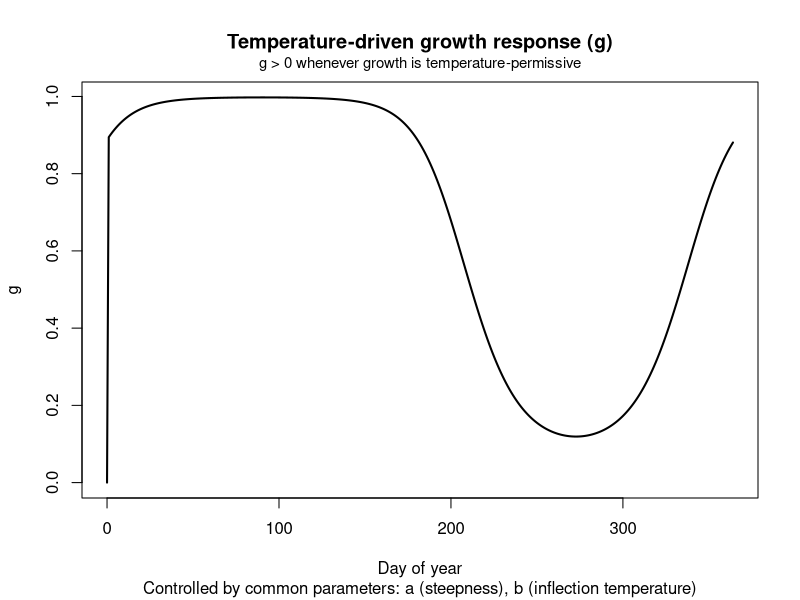
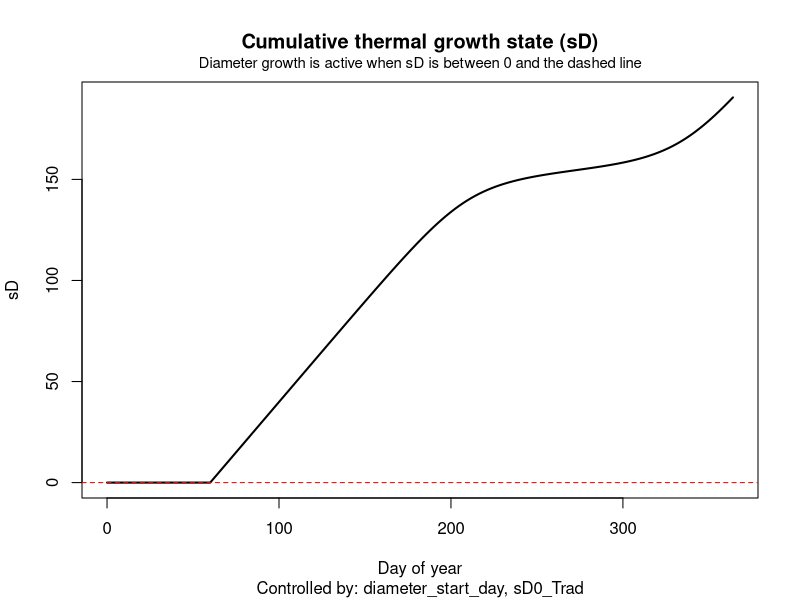
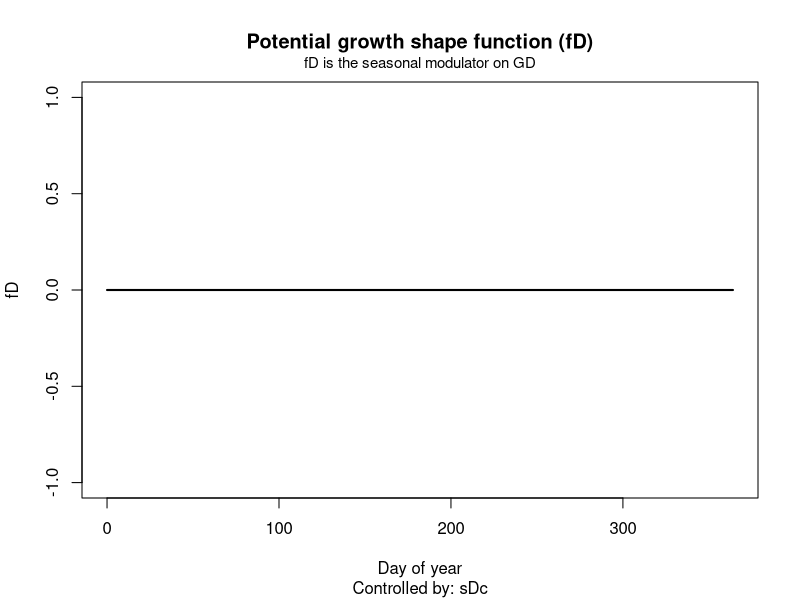
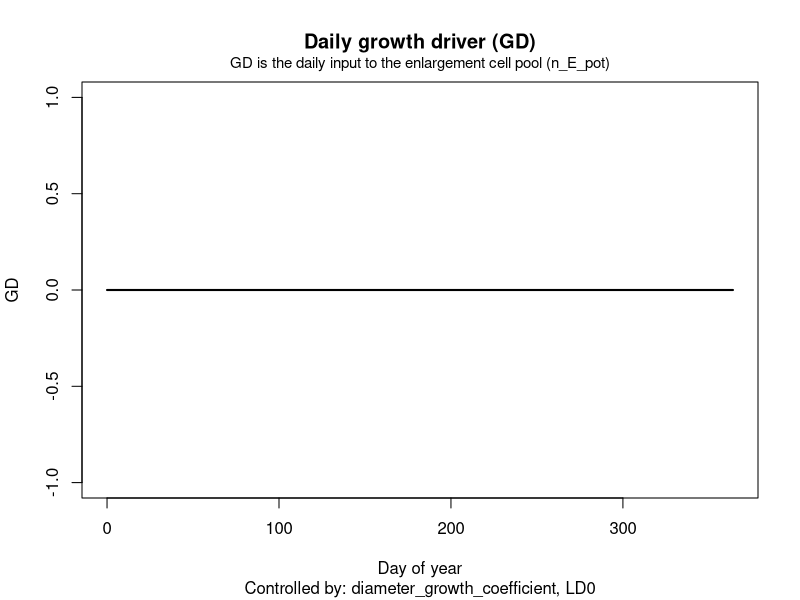
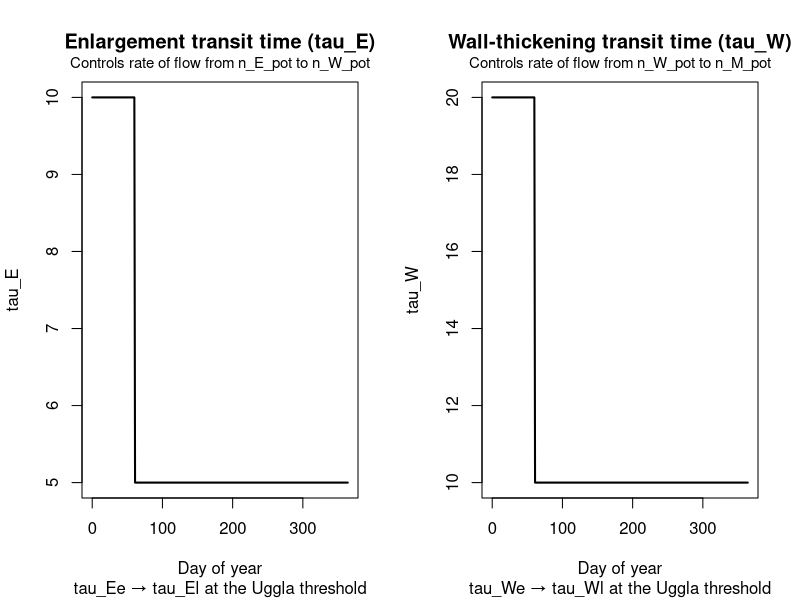
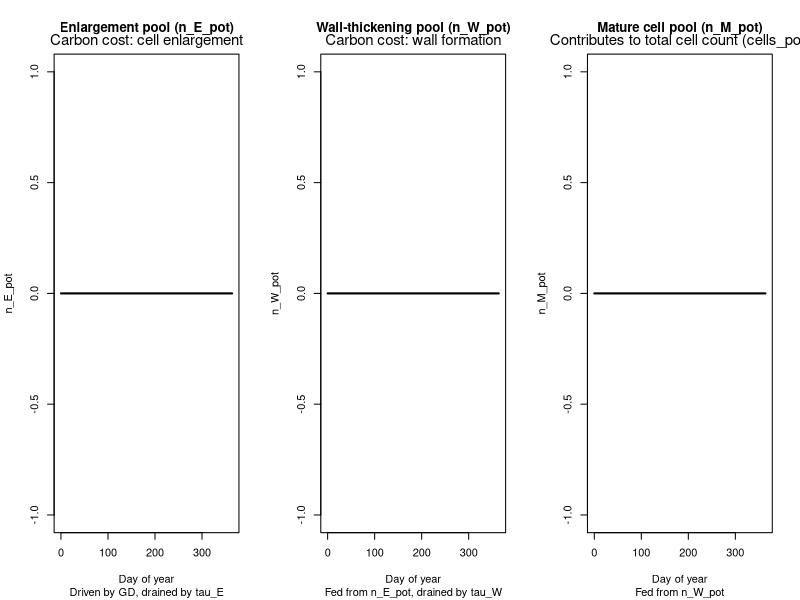
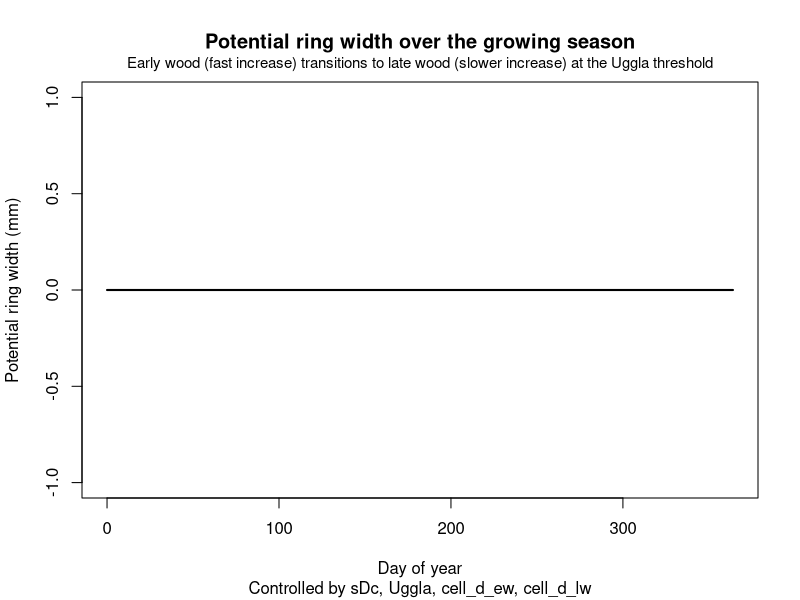

Reproduce these figures in R, in order.
## ---- chunk 1
set.seed(42)
n_days <- 365

weather <- data.frame(
  day    = 0:(n_days - 1),
  TAir   = 10 + 10 * sin(2 * pi * (1:n_days) / 365),
  PF     = pmax(0, 5 + 3 * sin(2 * pi * (1:n_days - 80) / 365)),
  GPP_ref = 6
)

parameters <- list(
  sD0_Trad           = 0,
  diameter_start_day = 60,
  sDc                = 0.02,
  LD0                = 1,
  tau_GPP            = 5,
  tau_Ee             = 10,
  tau_We             = 20,
  tau_El             = 5,
  tau_Wl             = 10,
  cell_d_ew          = 30e-6,
  cell_d_lw          = 15e-6,
  h0                 = 20
)

common <- list(
  Uggla             = 2,
  osmotic_sugar_conc = 0.5,
  gas_const         = 8.314,
  abs_zero          = 273.15,
  M_C               = 12,
  a                 = 0.4,
  b                 = 5
)

ratio <- list(
  diameter_growth_coefficient = 1,
  form_factor                 = 0.5
)

init_state <- list(
  sD              = 0,
  GD              = 0,
  g               = 0,
  fD              = 0,
  n_E_pot         = 0,
  n_W_pot         = 0,
  n_M_pot         = 0,
  tau_W           = parameters$tau_We,
  tau_E           = parameters$tau_Ee,
  ew_cells_pot_max = 0,
  pot_mm_max      = 0
)
## ---- chunk 2
grow_one_day <- function(day, weather, state, parameters, common, ratio,
                         LD_estim = TRUE, sD_estim_T_count = FALSE) {

  TAir    <- weather$TAir[day + 1]
  PF      <- weather$PF[day + 1]
  GPP_ref <- weather$GPP_ref[day + 1]

  ## Temperature-driven growth function (g)
  if (TAir > 0) {
    g <- 1 / (1 + exp(-common$a * (TAir - common$b)))
    if (g < 0) g <- 0
  } else {
    g <- 0
  }
  g_sD_T <- g

  ## Diameter state (sD)
  if (day == 0) {
    sD <- parameters$sD0_Trad
  } else if (day <= parameters$diameter_start_day) {
    sD <- state$sD
  } else {
    sD <- state$sD + g_sD_T
  }

  ## Potential diameter growth shape function (fD)
  if (sD > 0 && sD < parameters$sDc^2) {
    fD <- (parameters$sDc * sqrt(sD) - sD) / (parameters$sDc^2 / 4)
  } else {
    fD <- 0
  }

  ## Growth driver (GD)
  LD <- parameters$LD0 * ratio$diameter_growth_coefficient
  GD <- g_sD_T * fD * LD

  ## Early/late wood switch (Uggla threshold)
  if (sD < parameters$sDc^2 / common$Uggla) {
    tau_E <- parameters$tau_Ee
    tau_W <- parameters$tau_We
  } else {
    tau_E <- parameters$tau_El
    tau_W <- parameters$tau_Wl
  }

  ## Cell pools
  if (day < 1) {
    n_E_pot <- n_W_pot <- n_M_pot <- 0
  } else {
    n_E_pot <- state$n_E_pot + GD - state$n_E_pot / tau_E
    n_W_pot <- state$n_W_pot + state$n_E_pot / tau_E -
               state$n_W_pot / state$tau_W
    n_M_pot <- state$n_M_pot + state$n_W_pot / state$tau_W
  }

  ## Carbon cost of cell enlargement
  CE <- function(cell_d) {
    common$osmotic_sugar_conc * pi * (cell_d / 2)^2 * 0.00266 *
      342.296 / (common$gas_const * (TAir + common$abs_zero) * 1000) *
      12 * common$M_C / 342.296 / tau_E
  }
  CE_ew <- CE(parameters$cell_d_ew)
  CE_lw <- CE(parameters$cell_d_lw)

  n_rows <- ratio$form_factor * parameters$h0 / 0.00266 * pi * 0.175 /
            parameters$cell_d_ew

  carbon_enlargement_pot <- if (sD < parameters$sDc^2 / common$Uggla) {
    CE_ew * n_E_pot
  } else {
    CE_lw * n_E_pot
  }

  ## Wall formation carbon cost
  CW <- 1.8e-11
  wall_pot_growth <- n_rows * CW * n_W_pot

  ## Cell counts and ring width
  cells_pot <- n_W_pot + n_M_pot

  if (sD < parameters$sDc^2 / common$Uggla) {
    ew_cells_pot     <- cells_pot
    ew_cells_pot_max <- max(ew_cells_pot, state$ew_cells_pot_max)
    lw_cells_pot     <- 0
  } else {
    ew_cells_pot     <- 0
    ew_cells_pot_max <- state$ew_cells_pot_max
    lw_cells_pot     <- cells_pot - ew_cells_pot - ew_cells_pot_max
  }

  ew_width_pot <- ew_cells_pot * parameters$cell_d_ew * 1000
  lw_width_pot <- lw_cells_pot * parameters$cell_d_lw * 1000

  if (sD < parameters$sDc^2 / common$Uggla) {
    pot_mm     <- ew_width_pot
    pot_mm_max <- max(pot_mm, state$pot_mm_max)
  } else {
    pot_mm_max <- state$pot_mm_max
    pot_mm     <- lw_width_pot + pot_mm_max
  }

  list(
    sD = sD, GD = GD, g = g, fD = fD,
    n_E_pot = n_E_pot, n_W_pot = n_W_pot, n_M_pot = n_M_pot,
    tau_E = tau_E, tau_W = tau_W,
    ew_cells_pot_max = ew_cells_pot_max,
    pot_mm_max = pot_mm_max, pot_mm = pot_mm
  )
}

run_growth <- function(weather, parameters, common, ratio) {
  n_days   <- nrow(weather)
  states   <- vector("list", n_days)
  states[[1]] <- init_state
  for (d in 1:(n_days - 1)) {
    states[[d + 1]] <- grow_one_day(
      day = d, weather = weather, state = states[[d]],
      parameters = parameters, common = common, ratio = ratio
    )
  }
  states
}
## ---- chunk 3
states <- run_growth(weather = weather, parameters = parameters,
                     common = common, ratio = ratio)

output <- data.frame(
  day     = weather$day,
  g       = vapply(states, function(x) x$g,       numeric(1)),
  sD      = vapply(states, function(x) x$sD,      numeric(1)),
  fD      = vapply(states, function(x) x$fD,      numeric(1)),
  GD      = vapply(states, function(x) x$GD,      numeric(1)),
  n_E_pot = vapply(states, function(x) x$n_E_pot, numeric(1)),
  n_W_pot = vapply(states, function(x) x$n_W_pot, numeric(1)),
  n_M_pot = vapply(states, function(x) x$n_M_pot, numeric(1)),
  tau_W   = vapply(states, function(x) x$tau_W,   numeric(1)),
  tau_E   = vapply(states, function(x) x$tau_E,   numeric(1)),
  pot_mm  = vapply(states, function(x) x$pot_mm,  numeric(1)),
  TAir    = weather$TAir
)
## ---- chunk 4
plot(output$day, output$g, type = "l", lwd = 2,
     xlab = "Day of year", ylab = "g",
     main = "Temperature-driven growth response (g)")
title(sub = "Controlled by common parameters: a (steepness), b (inflection temperature)")
mtext("g > 0 whenever growth is temperature-permissive", side = 3, line = 0.5, cex = 0.9)
## ---- chunk 5
plot(output$day, output$sD, type = "l", lwd = 2,
     xlab = "Day of year", ylab = "sD",
     main = "Cumulative thermal growth state (sD)")
abline(h = parameters$sDc^2, lty = 2, col = "red")
title(sub = "Controlled by: diameter_start_day, sD0_Trad")
mtext("Diameter growth is active when sD is between 0 and the dashed line", side = 3, line = 0.5, cex = 0.9)
## ---- chunk 6
plot(output$day, output$fD, type = "l", lwd = 2,
     xlab = "Day of year", ylab = "fD",
     main = "Potential growth shape function (fD)")
title(sub = "Controlled by: sDc")
mtext("fD is the seasonal modulator on GD", side = 3, line = 0.5, cex = 0.9)
## ---- chunk 7
plot(output$day, output$GD, type = "l", lwd = 2,
     xlab = "Day of year", ylab = "GD",
     main = "Daily growth driver (GD)")
title(sub = "Controlled by: diameter_growth_coefficient, LD0")
mtext("GD is the daily input to the enlargement cell pool (n_E_pot)", side = 3, line = 0.5, cex = 0.9)
## ---- chunk 8
par(mfrow = c(1, 2))
plot(output$day, output$tau_E, type = "l", lwd = 2,
     xlab = "Day of year", ylab = "tau_E",
     main = "Enlargement transit time (tau_E)")
title(sub = "tau_Ee → tau_El at the Uggla threshold")
mtext("Controls rate of flow from n_E_pot to n_W_pot", side = 3, line = 0.5, cex = 0.9)

plot(output$day, output$tau_W, type = "l", lwd = 2,
     xlab = "Day of year", ylab = "tau_W",
     main = "Wall-thickening transit time (tau_W)")
title(sub = "tau_We → tau_Wl at the Uggla threshold")
mtext("Controls rate of flow from n_W_pot to n_M_pot", side = 3, line = 0.5, cex = 0.9)
par(mfrow = c(1, 1))
## ---- chunk 9
par(mfrow = c(1, 3))
plot(output$day, output$n_E_pot, type = "l", lwd = 2,
     xlab = "Day of year", ylab = "n_E_pot",
     main = "Enlargement pool (n_E_pot)")
title(sub = "Driven by GD, drained by tau_E")
mtext("Carbon cost: cell enlargement", side = 3, line = 0.5, cex = 0.9)

plot(output$day, output$n_W_pot, type = "l", lwd = 2,
     xlab = "Day of year", ylab = "n_W_pot",
     main = "Wall-thickening pool (n_W_pot)")
title(sub = "Fed from n_E_pot, drained by tau_W")
mtext("Carbon cost: wall formation", side = 3, line = 0.5, cex = 0.9)

plot(output$day, output$n_M_pot, type = "l", lwd = 2,
     xlab = "Day of year", ylab = "n_M_pot",
     main = "Mature cell pool (n_M_pot)")
title(sub = "Fed from n_W_pot")
mtext("Contributes to total cell count (cells_pot)", side = 3, line = 0.5, cex = 0.9)
par(mfrow = c(1, 1))
## ---- chunk 10
par(mfrow = c(1, 1))
plot(output$day, output$pot_mm, type = "l", lwd = 2,
     xlab = "Day of year", ylab = "Potential ring width (mm)",
     main = "Potential ring width over the growing season")
title(sub = "Controlled by sDc, Uggla, cell_d_ew, cell_d_lw")
mtext("Early wood (fast increase) transitions to late wood (slower increase) at the Uggla threshold",
      side = 3, line = 0.5, cex = 0.9)
